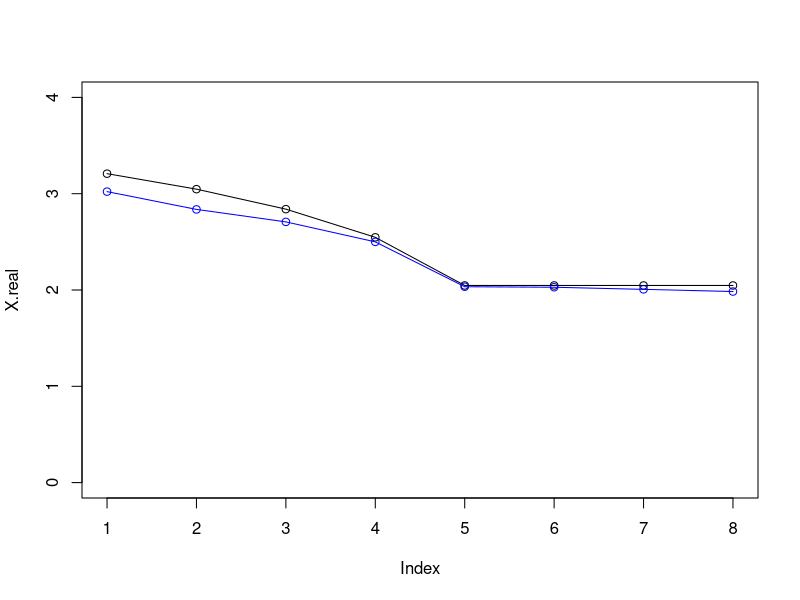

Write the R code that produced this figure.
set.seed(4)

n <- 100
X1 <- rnorm(n, mean = 0, sd = 1)
X2 <- rnorm(n, mean = 0, sd = 1)
X3 <- rnorm(n, mean = 0, sd = 1)
X4 <- rnorm(n, mean = 0, sd = 1)
X5 <- rnorm(n, mean = 0, sd = 1)
X6 <- rnorm(n, mean = 0, sd = 1)
X7 <- rnorm(n, mean = 0, sd = 1)
Y <- X1 + X2 + X3 + X4 + rnorm(n, mean = 0, sd = 1)

1/2*log2(2*pi*exp(1)*5)
1/2*log2(2*pi*exp(1)*4)
1/2*log2(2*pi*exp(1)*3)
1/2*log2(2*pi*exp(1)*2)
1/2*log2(2*pi*exp(1)*1)

X.real <- sapply(1:8, function(x) ifelse(x<6, 1/2*log2(2*pi*exp(1)*((6-x))), 
                                    1/2*log2(2*pi*exp(1)*1)))

spurr.cor <- sqrt((1 - cor(Y - X1 - X2 - X3 - X4, X5)^2))
X.sim <- c()
X.sim <- c(X.sim, 1/2*log2(2*pi*exp(1)*((var(Y)))))
X.sim <- c(X.sim, 1/2*log2(2*pi*exp(1)*((var(Y - X1)))))
X.sim <- c(X.sim, 1/2*log2(2*pi*exp(1)*((var(Y - X1 - X2)))))
X.sim <- c(X.sim, 1/2*log2(2*pi*exp(1)*((var(Y - X1 - X2 - X3)))))
X.sim <- c(X.sim, 1/2*log2(2*pi*exp(1)*((var(Y - X1 - X2 - X3 - X4)))))
X.sim <- c(X.sim, 1/2*log2(2*pi*exp(1)*(spurr.cor*(var(Y - X1 - X2 - X3 - X4)))))
X.sim <- c(X.sim, 1/2*log2(2*pi*exp(1)*((spurr.cor - 4*(1-spurr.cor))*(var(Y - X1 - X2 - X3 - X4)))))
X.sim <- c(X.sim, 1/2*log2(2*pi*exp(1)*((spurr.cor - 8*(1-spurr.cor))*(var(Y - X1 - X2 - X3 - X4)))))

plot(X.real, ylim = c(0, 4)); lines(X.real)
points(X.sim, ylim = c(0, 4), col = "blue"); lines(X.sim, col = "blue")
